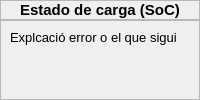
                  <widget class="QWidget" name="page3">
                   <layout class="QVBoxLayout" name="verticalLayout_17">
                    <property name="spacing">
                     <number>0</number>
                    </property>
                    <property name="leftMargin">
                     <number>0</number>
                    </property>
                    <property name="topMargin">
                     <number>0</number>
                    </property>
                    <property name="rightMargin">
                     <number>0</number>
                    </property>
                    <property name="bottomMargin">
                     <number>0</number>
                    </property>
                    <item>
                     <widget class="QFrame" name="frame_inf1_2">
                      <property name="minimumSize">
                       <size>
                        <width>0</width>
                        <height>20</height>
                       </size>
                      </property>
                      <property name="frameShape">
                       <enum>QFrame::StyledPanel</enum>
                      </property>
                      <property name="frameShadow">
                       <enum>QFrame::Raised</enum>
                      </property>
                      <layout class="QHBoxLayout" name="horizontalLayout_5">
                       <property name="spacing">
                        <number>0</number>
                       </property>
                       <property name="leftMargin">
                        <number>0</number>
                       </property>
                       <property name="topMargin">
                        <number>0</number>
                       </property>
                       <property name="rightMargin">
                        <number>0</number>
                       </property>
                       <property name="bottomMargin">
                        <number>0</number>
                       </property>
                       <item>
                        <widget class="QLabel" name="label_info1_2">
                         <property name="font">
                          <font>
                           <family>Arial</family>
                           <pointsize>11</pointsize>
                           <weight>75</weight>
                           <bold>true</bold>
                          </font>
                         </property>
                         <property name="text">
                          <string>Estado de carga (SoC)</string>
                         </property>
                         <property name="alignment">
                          <set>Qt::AlignCenter</set>
                         </property>
                        </widget>
                       </item>
                      </layout>
                     </widget>
                    </item>
                    <item>
                     <widget class="QFrame" name="frame_inf2_2">
                      <property name="sizePolicy">
                       <sizepolicy hsizetype="Preferred" vsizetype="Expanding">
                        <horstretch>0</horstretch>
                        <verstretch>0</verstretch>
                       </sizepolicy>
                      </property>
                      <property name="frameShape">
                       <enum>QFrame::StyledPanel</enum>
                      </property>
                      <property name="frameShadow">
                       <enum>QFrame::Raised</enum>
                      </property>
                      <layout class="QHBoxLayout" name="horizontalLayout_38">
                       <item>
                        <widget class="QLabel" name="label_info3">
                         <property name="font">
                          <font>
                           <family>Arial</family>
                           <pointsize>10</pointsize>
                          </font>
                         </property>
                         <property name="text">
                          <string>Explcació error o el que sigui</string>
                         </property>
                         <property name="alignment">
                          <set>Qt::AlignLeading|Qt::AlignLeft|Qt::AlignTop</set>
                         </property>
                        </widget>
                       </item>
                      </layout>
                     </widget>
                    </item>
                   </layout>
                  </widget>
